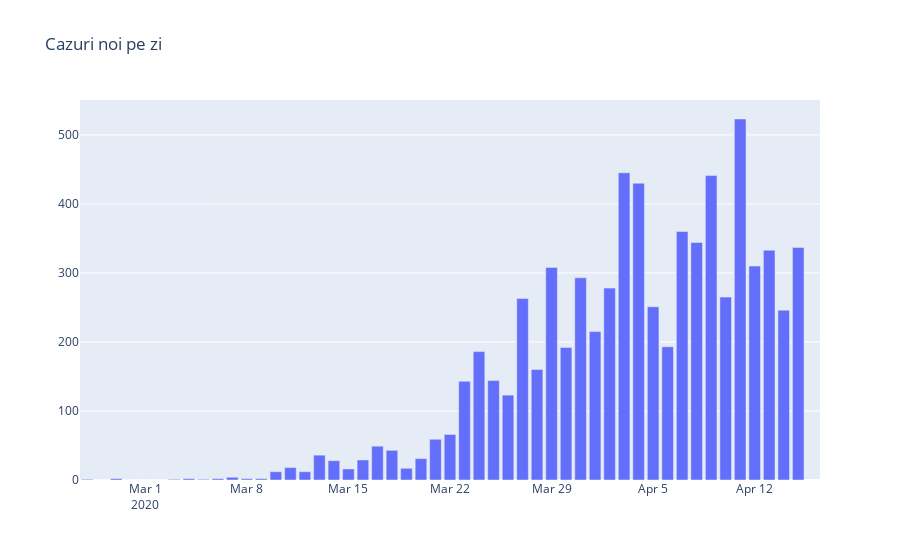

Notebook code for this chart:
### Code cell
#Cazuri externe pe zi
x = total['data']
y = total['pe_zi']

fig = go.Figure(data=[
    go.Bar(x=x, y=y)
])
fig.update_layout(title="Cazuri noi pe zi")
fig.show()

#py.iplot(fig, filename="cazuri_noi_pe_zi")
pio.write_html(fig, file='infectii_noi_zi.html', auto_open=True)
